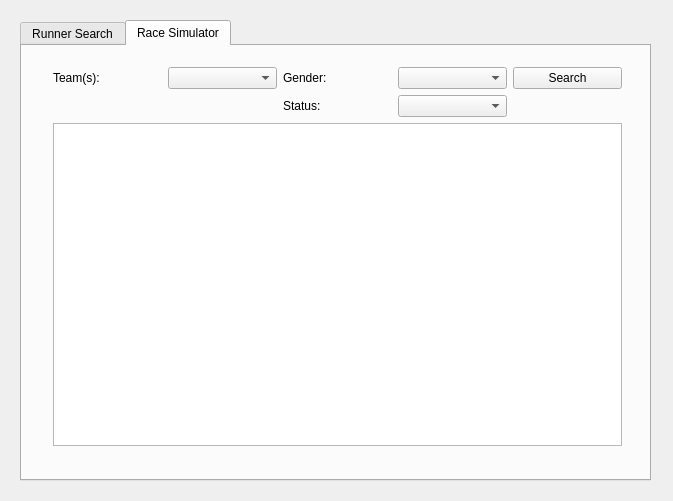
<?xml version="1.0" encoding="UTF-8"?>
<ui version="4.0">
 <class>DBViewerWidget</class>
 <widget class="QWidget" name="DBViewerWidget">
  <property name="geometry">
   <rect>
    <x>0</x>
    <y>0</y>
    <width>673</width>
    <height>501</height>
   </rect>
  </property>
  <property name="windowTitle">
   <string>DBViewerWidget</string>
  </property>
  <widget class="QTabWidget" name="tabWidget">
   <property name="geometry">
    <rect>
     <x>20</x>
     <y>20</y>
     <width>631</width>
     <height>461</height>
    </rect>
   </property>
   <property name="currentIndex">
    <number>1</number>
   </property>
   <widget class="QWidget" name="tab">
    <attribute name="title">
     <string>Runner Search</string>
    </attribute>
   </widget>
   <widget class="QWidget" name="tab_2">
    <attribute name="title">
     <string>Race Simulator</string>
    </attribute>
    <widget class="QWidget" name="">
     <property name="geometry">
      <rect>
       <x>20</x>
       <y>10</y>
       <width>591</width>
       <height>401</height>
      </rect>
     </property>
     <layout class="QGridLayout" name="gridLayout">
      <item row="0" column="0">
       <widget class="QLabel" name="label">
        <property name="text">
         <string>Team(s):</string>
        </property>
       </widget>
      </item>
      <item row="0" column="1">
       <widget class="QComboBox" name="comboBox"/>
      </item>
      <item row="0" column="2">
       <widget class="QLabel" name="label_2">
        <property name="text">
         <string>Gender:</string>
        </property>
       </widget>
      </item>
      <item row="0" column="3">
       <widget class="QComboBox" name="comboBox_2"/>
      </item>
      <item row="0" column="4">
       <widget class="QPushButton" name="pushButton">
        <property name="text">
         <string>Search</string>
        </property>
       </widget>
      </item>
      <item row="1" column="2">
       <widget class="QLabel" name="label_3">
        <property name="text">
         <string>Status:</string>
        </property>
       </widget>
      </item>
      <item row="1" column="3">
       <widget class="QComboBox" name="comboBox_3"/>
      </item>
      <item row="2" column="0" colspan="5">
       <widget class="QTableWidget" name="tableWidget"/>
      </item>
     </layout>
    </widget>
   </widget>
  </widget>
 </widget>
 <layoutdefault spacing="6" margin="11"/>
 <resources/>
 <connections/>
</ui>
